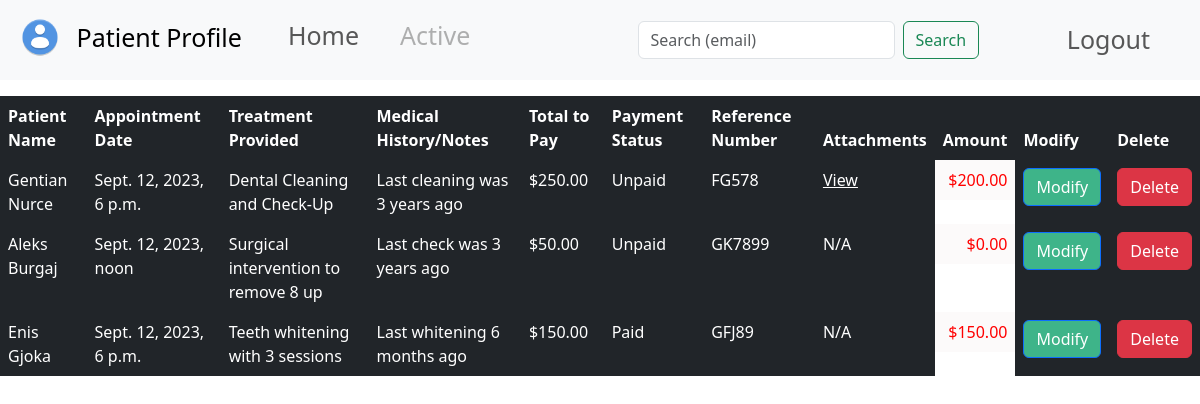
The app's page /dashboard/ (signed in) with its own data.
### users/models.py (models this page shows, shortened)
class Patient(models.Model):
    name = models.CharField(max_length=255)
    appointment_date = models.DateTimeField()
    treatment_provided = models.TextField()
    medical_history_notes = models.TextField(blank=True, null=True)
    total_to_pay = models.DecimalField(max_digits=10, decimal_places=2)
    PAYMENT_STATUS_CHOICES = [
        ('Unpaid', 'Unpaid'),
        ('Partially Paid', 'Partially Paid'),
        ('Paid', 'Paid'),
    ]
    payment_status = models.CharField(
        max_length=15,
        choices=PAYMENT_STATUS_CHOICES,
        default='Unpaid',
    )
    reference_number = models.CharField(max_length=255)
    attachments = models.FileField(upload_to='attachments/', blank=True, null=True)
    amount_paid = models.DecimalField(max_digits=10, decimal_places=2, default=0)

### users/views.py (the view)
# urls.py: path('dashboard/', views.dashboard_view, name='dashboard'),
@login_required
def dashboard_view(request):
    user = request.user
    patients = Patient.objects.all()
    admin_group = Group.objects.get(name='admin_group')
    context = {
        'patients': patients,
        'admin_group': admin_group,
    }
    return render(request, 'dashboard.html', context)

### users/templates/dashboard.html (shortened to what this page needs)
{% load static %}
<!doctype html>
<html lang="en">
<head>
    <link rel="stylesheet" href="https://cdn.jsdelivr.net/npm/bootstrap@5.3.0-alpha3/dist/css/bootstrap.min.css">
</head>
<body>
    <nav class="navbar navbar-expand-lg bg-body-tertiary" style="height: 80px;">
        <div class="container-fluid" style="font-size: 25px;">
            <div class="collapse navbar-collapse" id="navbarSupportedContent">
              <ul class="navbar-nav me-auto mb-2 mb-lg-0">
                <li class="nav-item">
                  <a class="nav-link active" aria-current="page" style="margin-right: 30px;"href="{% url 'users:user_profile' %}">
                    <img style="margin-bottom: 7px; margin-right: 10px;"src="{% static 'pics/default_pics/logo_1080_1080.png' %}" alt="Profile Picture" class="rounded-circle" width="40" height="40">
                    Patient Profile
                  </a>
                </li>
                <li class="nav-item">
                  <a class="nav-link" style="margin-right: 25px;" href="{% url 'users:login' %}">Home</a>
                </li>
                <li class="nav-item">
                  <a class="nav-link disabled">Active</a>
                </li>
              </ul>
              <form class="d-flex ms-auto" role="search" method="get" action="{% url 'users:search_transactions' %}">
                <input class="form-control me-2" type="search" placeholder="Search (email)" aria-label="Search" name="q">
                <button class="btn btn-outline-success" type="submit">Search</button>
            </form>
            <ul class="navbar-nav ms-auto mb-2 mb-lg-0" style="margin-right: 30px;">
                <li class="nav-item">
                    <a class="nav-link" href="{% url 'users:logout' %}">Logout</a>
                </li>
            </ul>
            </div>
          </div>
        </nav>
        <div class="wrapper rounded">
            <div class="table-responsive mt-3">
                <table class="table table-dark table-borderless">
                    <thead>
                        <tr>
                            <th scope="col">Patient Name</th>
                            <th scope="col">Appointment Date</th>
                            <th scope="col">Treatment Provided</th>
                            <th scope="col">Medical History/Notes</th>
                            <th scope="col">Total to Pay</th>
                            <th scope="col">Payment Status</th>
                            <th scope="col">Reference Number</th>
                            <th scope="col">Attachments</th>
                            <th scope="col" class="text-right">Amount</th>
                            <th scope="col">Modify</th>
                            <th scope="col">Delete</th>
                        </tr>
                    </thead>
                    <tbody>
                        {% for patient in patients %}
                            <tr>
                                <td scope="row">{{ patient.name }}</td>
                                <td>{{ patient.appointment_date }}</td>
                                <td>{{ patient.treatment_provided }}</td>
                                <td>{{ patient.medical_history_notes }}</td>
                                <td>${{ patient.total_to_pay }}</td>
                                <td>{{ patient.payment_status }}</td>
                                <td>{{ patient.reference_number }}</td>
                                <td style="color: #ffffff;">
                                    {% if patient.attachments %}
                                        <a href="{{ patient.attachments.url }}" target="_blank" style="color: #ffffff;">View</a>
                                    {% else %}
                                        N/A
                                    {% endif %}
                                </td>
                                <td class="d-flex justify-content-end align-items-center" style="background-color: #fcfafa; color: red">
                                    ${{ patient.amount_paid }}
                                </td>
                                <td>
                                    <a href="{% url 'users:modify_transaction' patient.id %}" class="btn btn-primary" style="background-color: rgb(62, 180, 137);">Modify</a>
                                </td>
                                <td>
                                    <form method="POST" action="{% url 'users:delete_transaction' patient.id %}">
                                        <button type="submit" class="btn btn-danger">Delete</button>
                                    </form>
                                </td>
                            </tr>
                        {% endfor %}
                    </tbody>
                </table>
            </div>
        </div>
</body>
</html>

### records on screen
Patient: name "Gentian Nurce", appointment_date "Sept. 12, 2023, 6 p.m.", treatment_provided "Dental Cleaning and Check-Up", medical_history_notes "Last cleaning was 3 years ago", total_to_pay "250.00", payment_status "Unpaid", reference_number "FG578", amount_paid "200.00"
Patient: name "Aleks Burgaj", appointment_date "Sept. 12, 2023, noon", treatment_provided "Surgical intervention to remove 8 up", medical_history_notes "Last check was 3 years ago", total_to_pay "50.00", payment_status "Unpaid", reference_number "GK7899", attachments "N/A", amount_paid "0.00"
Patient: name "Enis Gjoka", appointment_date "Sept. 12, 2023, 6 p.m.", treatment_provided "Teeth whitening with 3 sessions", medical_history_notes "Last whitening 6 months ago", total_to_pay "150.00", payment_status "Paid", reference_number "GFJ89", attachments "N/A", amount_paid "150.00"
